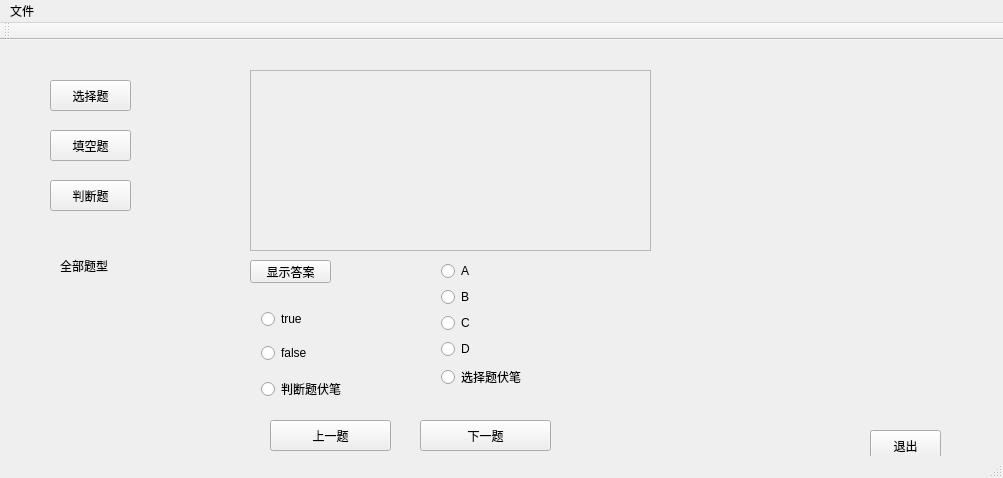
<?xml version="1.0" encoding="UTF-8"?>
<ui version="4.0">
 <class>practice_windows</class>
 <widget class="QMainWindow" name="practice_windows">
  <property name="geometry">
   <rect>
    <x>0</x>
    <y>0</y>
    <width>1003</width>
    <height>478</height>
   </rect>
  </property>
  <property name="windowTitle">
   <string>练习界面</string>
  </property>
  <widget class="QWidget" name="centralWidget">
   <widget class="QPushButton" name="pushButton">
    <property name="geometry">
     <rect>
      <x>50</x>
      <y>40</y>
      <width>81</width>
      <height>31</height>
     </rect>
    </property>
    <property name="text">
     <string>选择题</string>
    </property>
   </widget>
   <widget class="QPushButton" name="pushButton_2">
    <property name="geometry">
     <rect>
      <x>50</x>
      <y>90</y>
      <width>81</width>
      <height>31</height>
     </rect>
    </property>
    <property name="text">
     <string>填空题</string>
    </property>
   </widget>
   <widget class="QPushButton" name="pushButton_3">
    <property name="geometry">
     <rect>
      <x>50</x>
      <y>140</y>
      <width>81</width>
      <height>31</height>
     </rect>
    </property>
    <property name="text">
     <string>判断题</string>
    </property>
   </widget>
   <widget class="QPushButton" name="pushButton_6">
    <property name="geometry">
     <rect>
      <x>870</x>
      <y>390</y>
      <width>71</width>
      <height>31</height>
     </rect>
    </property>
    <property name="text">
     <string>退出</string>
    </property>
   </widget>
   <widget class="QLabel" name="label">
    <property name="geometry">
     <rect>
      <x>60</x>
      <y>220</y>
      <width>54</width>
      <height>12</height>
     </rect>
    </property>
    <property name="text">
     <string>全部题型</string>
    </property>
   </widget>
   <widget class="QWidget" name="formWidget" native="true">
    <property name="geometry">
     <rect>
      <x>430</x>
      <y>210</y>
      <width>441</width>
      <height>171</height>
     </rect>
    </property>
    <layout class="QFormLayout" name="formLayout">
     <property name="fieldGrowthPolicy">
      <enum>QFormLayout::AllNonFixedFieldsGrow</enum>
     </property>
     <item row="0" column="0">
      <widget class="QRadioButton" name="radioButton">
       <property name="text">
        <string>A</string>
       </property>
      </widget>
     </item>
     <item row="0" column="1">
      <widget class="QLineEdit" name="lineEdit">
       <property name="enabled">
        <bool>false</bool>
       </property>
       <property name="frame">
        <bool>false</bool>
       </property>
      </widget>
     </item>
     <item row="1" column="0">
      <widget class="QRadioButton" name="radioButton_2">
       <property name="text">
        <string>B</string>
       </property>
      </widget>
     </item>
     <item row="1" column="1">
      <widget class="QLineEdit" name="lineEdit_2">
       <property name="enabled">
        <bool>false</bool>
       </property>
       <property name="frame">
        <bool>false</bool>
       </property>
      </widget>
     </item>
     <item row="2" column="0">
      <widget class="QRadioButton" name="radioButton_3">
       <property name="text">
        <string>C</string>
       </property>
      </widget>
     </item>
     <item row="3" column="0">
      <widget class="QRadioButton" name="radioButton_4">
       <property name="text">
        <string>D</string>
       </property>
      </widget>
     </item>
     <item row="3" column="1">
      <widget class="QLineEdit" name="lineEdit_4">
       <property name="enabled">
        <bool>false</bool>
       </property>
       <property name="frame">
        <bool>false</bool>
       </property>
      </widget>
     </item>
     <item row="2" column="1">
      <widget class="QLineEdit" name="lineEdit_3">
       <property name="enabled">
        <bool>false</bool>
       </property>
       <property name="frame">
        <bool>false</bool>
       </property>
      </widget>
     </item>
     <item row="4" column="0">
      <widget class="QRadioButton" name="radioButton_7">
       <property name="text">
        <string>选择题伏笔</string>
       </property>
      </widget>
     </item>
    </layout>
   </widget>
   <widget class="QPushButton" name="pushButton_7">
    <property name="geometry">
     <rect>
      <x>270</x>
      <y>380</y>
      <width>121</width>
      <height>31</height>
     </rect>
    </property>
    <property name="text">
     <string>上一题</string>
    </property>
   </widget>
   <widget class="QPushButton" name="pushButton_8">
    <property name="geometry">
     <rect>
      <x>420</x>
      <y>380</y>
      <width>131</width>
      <height>31</height>
     </rect>
    </property>
    <property name="text">
     <string>下一题</string>
    </property>
   </widget>
   <widget class="QWidget" name="gridWidget" native="true">
    <property name="geometry">
     <rect>
      <x>250</x>
      <y>250</y>
      <width>151</width>
      <height>131</height>
     </rect>
    </property>
    <layout class="QGridLayout" name="gridLayout">
     <item row="2" column="0">
      <widget class="QRadioButton" name="radioButton_6">
       <property name="text">
        <string>false</string>
       </property>
      </widget>
     </item>
     <item row="3" column="0">
      <widget class="QRadioButton" name="radioButton_8">
       <property name="text">
        <string>判断题伏笔</string>
       </property>
      </widget>
     </item>
     <item row="0" column="0">
      <widget class="QRadioButton" name="radioButton_5">
       <property name="text">
        <string>true</string>
       </property>
      </widget>
     </item>
    </layout>
   </widget>
   <widget class="QTextEdit" name="textEdit">
    <property name="enabled">
     <bool>false</bool>
    </property>
    <property name="geometry">
     <rect>
      <x>250</x>
      <y>30</y>
      <width>401</width>
      <height>181</height>
     </rect>
    </property>
   </widget>
   <widget class="QWidget" name="verticalLayoutWidget">
    <property name="geometry">
     <rect>
      <x>670</x>
      <y>40</y>
      <width>160</width>
      <height>168</height>
     </rect>
    </property>
    <layout class="QVBoxLayout" name="verticalLayout"/>
   </widget>
   <widget class="QPushButton" name="pushButton_5">
    <property name="geometry">
     <rect>
      <x>250</x>
      <y>220</y>
      <width>81</width>
      <height>23</height>
     </rect>
    </property>
    <property name="text">
     <string>显示答案</string>
    </property>
   </widget>
   <zorder>formWidget</zorder>
   <zorder>pushButton</zorder>
   <zorder>pushButton_2</zorder>
   <zorder>pushButton_3</zorder>
   <zorder>pushButton_6</zorder>
   <zorder>label</zorder>
   <zorder>pushButton_7</zorder>
   <zorder>pushButton_8</zorder>
   <zorder>gridWidget</zorder>
   <zorder>textEdit</zorder>
   <zorder>verticalLayoutWidget</zorder>
   <zorder>pushButton_5</zorder>
  </widget>
  <widget class="QMenuBar" name="menuBar">
   <property name="geometry">
    <rect>
     <x>0</x>
     <y>0</y>
     <width>1003</width>
     <height>23</height>
    </rect>
   </property>
   <widget class="QMenu" name="menu">
    <property name="title">
     <string>文件</string>
    </property>
    <addaction name="action"/>
    <addaction name="action_2"/>
    <addaction name="action_3"/>
   </widget>
   <addaction name="menu"/>
  </widget>
  <widget class="QToolBar" name="mainToolBar">
   <attribute name="toolBarArea">
    <enum>TopToolBarArea</enum>
   </attribute>
   <attribute name="toolBarBreak">
    <bool>false</bool>
   </attribute>
  </widget>
  <widget class="QStatusBar" name="statusBar"/>
  <action name="action">
   <property name="text">
    <string>选择题</string>
   </property>
  </action>
  <action name="action_2">
   <property name="text">
    <string>填空题</string>
   </property>
  </action>
  <action name="action_3">
   <property name="text">
    <string>判断题</string>
   </property>
  </action>
 </widget>
 <layoutdefault spacing="6" margin="11"/>
 <resources/>
 <connections/>
</ui>
